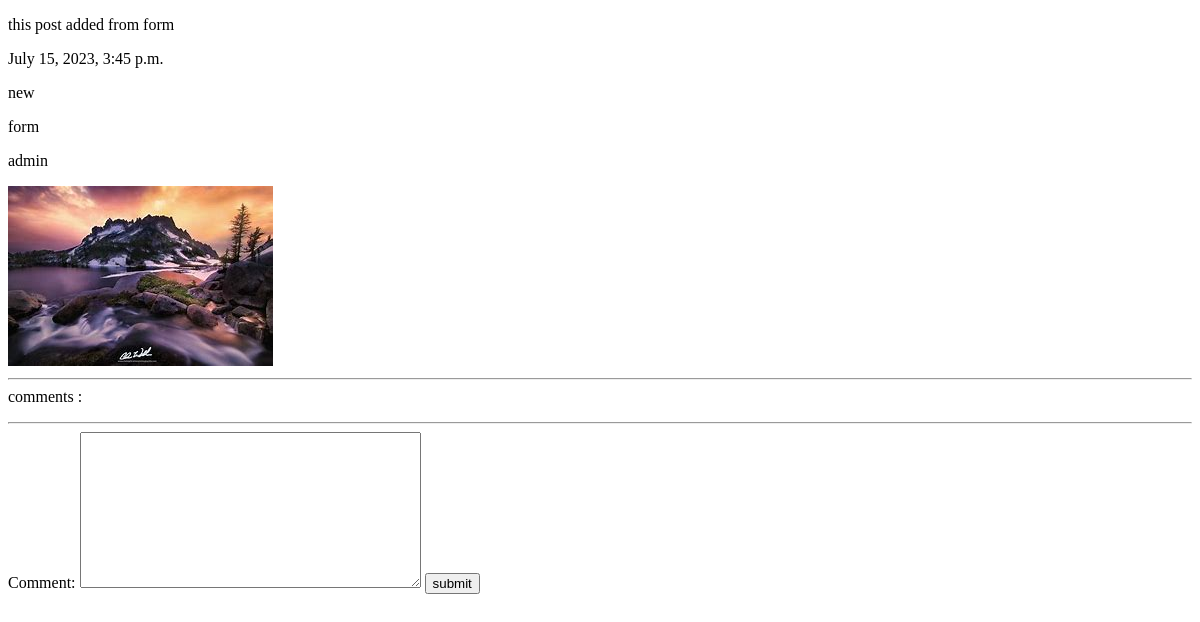
The app's page /blog/4/, older data.
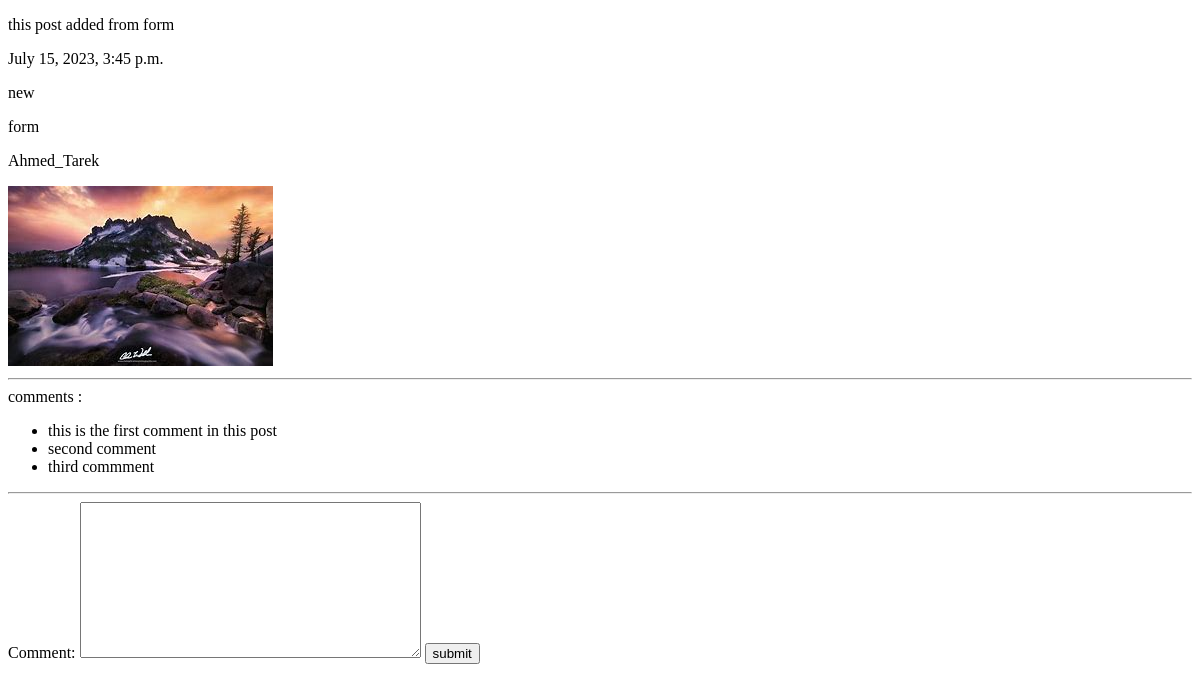
The same page, newer data.
### blog/models.py (models this page shows, shortened)
class Post(models.Model):
    title=models.CharField(max_length=100)
    content=models.TextField(max_length=40000)
    create_date=models.DateTimeField(default=timezone.now)
    draft=models.BooleanField(default=True)
    tags=TaggableManager()
    image=models.ImageField(upload_to='images')
    author=models.ForeignKey(User,on_delete=models.SET_NULL,null=True,blank=True, related_name='Post_User')

class Comment(models.Model):
    comment = models.TextField(max_length=500)
    create_at = models.DateTimeField(default=timezone.now)
    user = models.ForeignKey(User,on_delete=models.CASCADE , related_name='comment_author')
    post = models.ForeignKey(Post,on_delete=models.CASCADE , related_name='comment_post')

### blog/views.py (the view)
# urls.py: path('blog/<int:pk>/',Post_detalis),
def Post_detalis(request,pk):
    data = Post.objects.get(id=pk)
    comments = Comment.objects.all()
    if request.method =='POST':
        form = CommentForm(request.POST)
        if form.is_valid():
            myform=form.save(commit=False)
            myform.user = request.user
            myform.post = data
            myform.save()
    else:
        form = CommentForm()
    return render(request,'blog/post_details.html', {"post_details":data , "comments":comments , "comment_form":form})

### blog/forms.py
class CommentForm(forms.ModelForm):
    class Meta:
        model = Comment
        fields= ['comment']

### blog/Templates/blog/post_details.html (shortened to what this page needs)
<!DOCTYPE html>
<html lang="en">
<head>
</head>
<body>
        <p>{{post_details.content|safe }}</p>
        <p>{{post_details.create_date}}</p>
        {% for tag in post_details.tags.all %}
            <p>{{tag}}</p>
        {% endfor %}
        <p>{{post_details.author}}</p>
        <img src="{{post_details.image.url}}"></img>
        <hr>
        <label for="c">comments : </label>
        <ul id="c">
            {% for comment in comments %}
                <li>{{comment.comment}}</li>
            {% endfor %}
        </ul>
        <hr>
        <form method="post">
            {{comment_form}}
            <input type="submit" value="submit">
        </form>
</body>
</html>

Row changes from the older to the newer data that the page shows:
changed Post "this post added from form": author "admin" → "Ahmed_Tarek"
added Comment: comment "this is the first comment in this post"
added Comment: comment "second comment"
added Comment: comment "third commment"
